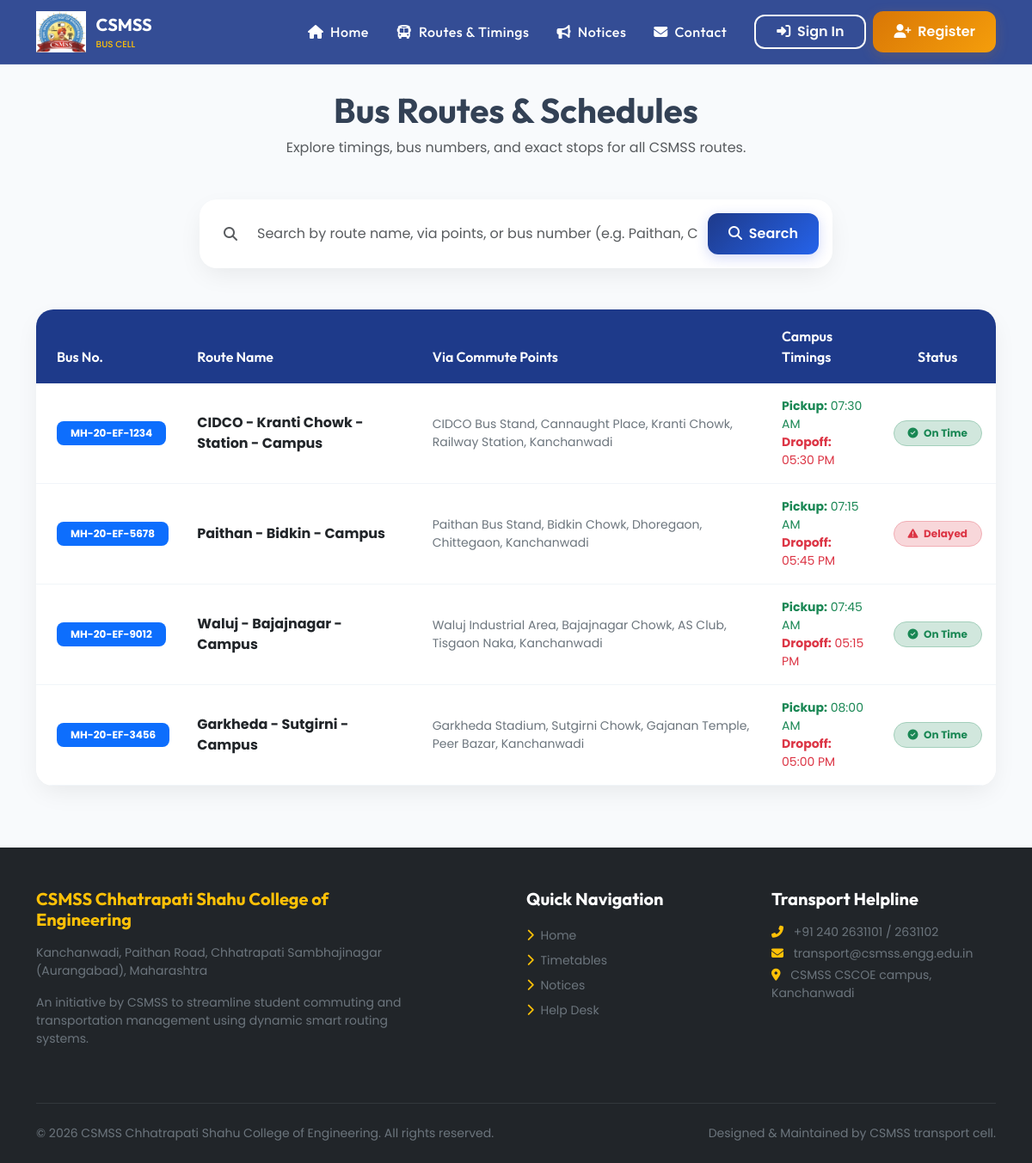
Page /schedules on the committed database.
### models.py (models this page shows)
class BusRoute(db.Model):
    id = db.Column(db.Integer, primary_key=True)
    route_name = db.Column(db.String(200), nullable=False)  # e.g., 'Chhatrapati Sambhajinagar - Paithan - Kanchanwadi'
    bus_number = db.Column(db.String(50), nullable=False)
    via_points = db.Column(db.String(500), nullable=False)  # e.g., 'CIDCO, Kranti Chowk, Railway Station'
    pickup_time = db.Column(db.String(50), nullable=False)  # e.g., '07:30 AM'
    dropoff_time = db.Column(db.String(50), nullable=False)  # e.g., '05:30 PM'
    status = db.Column(db.String(50), default="On Time")  # 'On Time', 'Delayed', 'Cancelled'
    delay_reason = db.Column(db.String(200), nullable=True)

### app.py (the view)
@app.route('/schedules')
def schedules():
    search_q = request.args.get('search', '').strip()
    if search_q:
        routes = BusRoute.query.filter(
            (BusRoute.route_name.icontains(search_q)) |
            (BusRoute.bus_number.icontains(search_q)) |
            (BusRoute.via_points.icontains(search_q))
        ).all()
    else:
        routes = BusRoute.query.all()
    return render_template('public/schedules.html', routes=routes, search_q=search_q)

### app.py (called while the page is built)
@app.context_processor
def inject_branding():
    return {
        'college_name': 'CSMSS Chhatrapati Shahu College of Engineering',
        'college_address': 'Kanchanwadi, Paithan Road, Chhatrapati Sambhajinagar (Aurangabad), Maharashtra',
        'current_year': datetime.now().year
    }

### templates/public/schedules.html (shortened to what this page needs)
{% extends "base.html" %}
{% block content %}
<div class="container my-5 py-4">
    <div class="text-center mb-5 animate-fade-in">
        <h1 class="fw-bold" style="font-family: 'Outfit'; color: var(--primary-color);">Bus Routes & Schedules</h1>
        <p class="text-muted">Explore timings, bus numbers, and exact stops for all CSMSS routes.</p>
    </div>
    <div class="row justify-content-center mb-5">
        <div class="col-md-8">
            <form action="{{ url_for('schedules') }}" method="GET" class="card card-premium p-3 border-0">
                <div class="input-group">
                    <span class="input-group-text bg-white border-0"><i class="fas fa-search text-muted"></i></span>
                    <input type="text" class="form-control border-0 table-search-input" data-target-table="schedulesTable" name="search" value="{{ search_q }}" placeholder="Search by route name, via points, or bus number (e.g. Paithan, CIDCO)...">
                    <button type="submit" class="btn btn-csmss-primary px-4" style="border-radius:12px;"><i class="fas fa-search me-1"></i> Search</button>
                </div>
            </form>
        </div>
    </div>
    <div class="card card-premium overflow-hidden">
        <div class="table-responsive">
            <table class="table table-hover table-premium mb-0" id="schedulesTable">
                <thead>
                    <tr>
                        <th class="ps-4">Bus No.</th>
                        <th>Route Name</th>
                        <th>Via Commute Points</th>
                        <th>Campus Timings</th>
                        <th class="text-center">Status</th>
                    </tr>
                </thead>
                <tbody>
                    {% if routes %}
                        {% for route in routes %}
                        <tr>
                            <td class="ps-4"><span class="badge bg-primary px-3 py-2" style="border-radius:8px;">{{ route.bus_number }}</span></td>
                            <td><strong class="text-dark">{{ route.route_name }}</strong></td>
                            <td class="text-secondary small">{{ route.via_points }}</td>
                            <td class="small">
                                <span class="d-block text-success"><strong>Pickup:</strong> {{ route.pickup_time }}</span>
                                <span class="d-block text-danger"><strong>Dropoff:</strong> {{ route.dropoff_time }}</span>
                            </td>
                            <td class="text-center">
                                {% if route.status == 'On Time' %}
                                    <span class="badge bg-success-subtle text-success border border-success-subtle px-3 py-2" style="border-radius:20px;">
                                        <i class="fas fa-check-circle me-1"></i> On Time
                                    </span>
                                {% else %}
                                    <span class="badge bg-danger-subtle text-danger border border-danger-subtle px-3 py-2" style="border-radius:20px;" data-bs-toggle="tooltip" title="{{ route.delay_reason }}">
                                        <i class="fas fa-exclamation-triangle me-1"></i> {{ route.status }}
                                    </span>
                                {% endif %}
                            </td>
                        </tr>
                        {% endfor %}
                    {% endif %}
                </tbody>
            </table>
        </div>
    </div>
</div>
{% endblock %}

### static/css/style.css (style rules this page uses)
body { font-family: 'Poppins', sans-serif; background-color: #f8fafc; color: #334155; overflow-x: hidden; scroll-behavior: smooth; }
h1, h2, h3, h4, h5, h6 { font-family: 'Outfit', sans-serif; font-weight: 700; color: #1e3a8a; }
.animate-fade-in { animation: fadeInUp 0.6s cubic-bezier(0.16, 1, 0.3, 1) forwards; }
.card-premium { background: #ffffff; border: none; border-radius: 20px; box-shadow: 0 10px 30px -5px rgba(0, 0, 0, 0.08); transition: all 0.4s cubic-bezier(0.16, 1, 0.3, 1); overflow: hidden; }
.btn-csmss-primary { background: linear-gradient(135deg, #1e3a8a 0%, #2563eb 100%); color: #ffffff; border: none; border-radius: 12px; padding: 0.75rem 1.5rem; font-weight: 600; box-shadow: 0 4px 15px rgba(30, 58, 218, 0.2); transition: all 0.3s ease; }
.table-premium { background: #ffffff; border-radius: 16px; overflow: hidden; box-shadow: 0 10px 30px -5px rgba(0, 0, 0, 0.08); }
.table-premium th { background-color: #1e3a8a; color: #ffffff; font-family: 'Outfit', sans-serif; font-weight: 600; border: none; padding: 1.2rem 1rem; }
.table-premium td { padding: 1rem; vertical-align: middle; border-bottom: 1px solid #f1f5f9; }

### rows in the picture
BusRoute: bus_number "MH-20-EF-1234", route_name "CIDCO - Kranti Chowk - Station - Campus", via_points "CIDCO Bus Stand, Cannaught Place, Kranti Chowk, Railway Station, Kanchanwadi", pickup_time "07:30 AM", dropoff_time "05:30 PM", status "On Time" (drawn)
BusRoute: bus_number "MH-20-EF-5678", route_name "Paithan - Bidkin - Campus", via_points "Paithan Bus Stand, Bidkin Chowk, Dhoregaon, Chittegaon, Kanchanwadi", pickup_time "07:15 AM", dropoff_time "05:45 PM", status "Delayed"
BusRoute: bus_number "MH-20-EF-9012", route_name "Waluj - Bajajnagar - Campus", via_points "Waluj Industrial Area, Bajajnagar Chowk, AS Club, Tisgaon Naka, Kanchanwadi", pickup_time "07:45 AM", dropoff_time "05:15 PM", status "On Time" (drawn)
BusRoute: bus_number "MH-20-EF-3456", route_name "Garkheda - Sutgirni - Campus", via_points "Garkheda Stadium, Sutgirni Chowk, Gajanan Temple, Peer Bazar, Kanchanwadi", pickup_time "08:00 AM", dropoff_time "05:00 PM", status "On Time" (drawn)

### other values in the picture
{{ college_name }} "CSMSS Chhatrapati Shahu College of Engineering"
{{ college_address }} "Kanchanwadi, Paithan Road, Chhatrapati Sambhajinagar (Aurangabad), Maharashtra"
